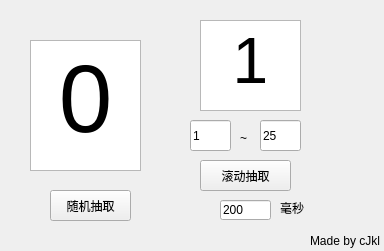
<?xml version="1.0" encoding="UTF-8"?>
<ui version="4.0">
 <class>MainWindow</class>
 <widget class="QMainWindow" name="MainWindow">
  <property name="geometry">
   <rect>
    <x>0</x>
    <y>0</y>
    <width>384</width>
    <height>251</height>
   </rect>
  </property>
  <property name="windowTitle">
   <string>学号抽取器</string>
  </property>
  <widget class="QWidget" name="centralwidget">
   <widget class="QTextBrowser" name="textBrowser">
    <property name="geometry">
     <rect>
      <x>30</x>
      <y>40</y>
      <width>111</width>
      <height>131</height>
     </rect>
    </property>
    <property name="html">
     <string>&lt;!DOCTYPE HTML PUBLIC &quot;-//W3C//DTD HTML 4.0//EN&quot; &quot;http://www.w3.org/TR/REC-html40/strict.dtd&quot;&gt;
&lt;html&gt;&lt;head&gt;&lt;meta name=&quot;qrichtext&quot; content=&quot;1&quot; /&gt;&lt;style type=&quot;text/css&quot;&gt;
p, li { white-space: pre-wrap; }
&lt;/style&gt;&lt;/head&gt;&lt;body style=&quot; font-family:'SimSun'; font-size:9pt; font-weight:400; font-style:normal;&quot;&gt;
&lt;p align=&quot;center&quot; style=&quot; margin-top:0px; margin-bottom:0px; margin-left:0px; margin-right:0px; -qt-block-indent:0; text-indent:0px;&quot;&gt;&lt;span style=&quot; font-size:72pt;&quot;&gt;0&lt;/span&gt;&lt;/p&gt;&lt;/body&gt;&lt;/html&gt;</string>
    </property>
   </widget>
   <widget class="QLineEdit" name="lineEdit">
    <property name="geometry">
     <rect>
      <x>220</x>
      <y>200</y>
      <width>51</width>
      <height>20</height>
     </rect>
    </property>
    <property name="text">
     <string>200</string>
    </property>
   </widget>
   <widget class="QLabel" name="label">
    <property name="geometry">
     <rect>
      <x>280</x>
      <y>200</y>
      <width>31</width>
      <height>16</height>
     </rect>
    </property>
    <property name="text">
     <string>毫秒</string>
    </property>
   </widget>
   <widget class="QPushButton" name="pushButton">
    <property name="geometry">
     <rect>
      <x>200</x>
      <y>160</y>
      <width>91</width>
      <height>31</height>
     </rect>
    </property>
    <property name="text">
     <string>滚动抽取</string>
    </property>
   </widget>
   <widget class="QPushButton" name="pushButton_2">
    <property name="geometry">
     <rect>
      <x>50</x>
      <y>190</y>
      <width>81</width>
      <height>31</height>
     </rect>
    </property>
    <property name="text">
     <string>随机抽取</string>
    </property>
   </widget>
   <widget class="QLabel" name="label_2">
    <property name="geometry">
     <rect>
      <x>310</x>
      <y>230</y>
      <width>71</width>
      <height>21</height>
     </rect>
    </property>
    <property name="text">
     <string>Made by cJkl</string>
    </property>
   </widget>
   <widget class="QLineEdit" name="lineEdit_2">
    <property name="geometry">
     <rect>
      <x>190</x>
      <y>120</y>
      <width>41</width>
      <height>31</height>
     </rect>
    </property>
    <property name="toolTip">
     <string>&lt;html&gt;&lt;head/&gt;&lt;body&gt;&lt;p&gt;5555&lt;/p&gt;&lt;/body&gt;&lt;/html&gt;</string>
    </property>
    <property name="text">
     <string>1</string>
    </property>
   </widget>
   <widget class="QLineEdit" name="lineEdit_3">
    <property name="geometry">
     <rect>
      <x>260</x>
      <y>120</y>
      <width>41</width>
      <height>31</height>
     </rect>
    </property>
    <property name="text">
     <string>25</string>
    </property>
   </widget>
   <widget class="QLabel" name="label_3">
    <property name="geometry">
     <rect>
      <x>240</x>
      <y>130</y>
      <width>16</width>
      <height>16</height>
     </rect>
    </property>
    <property name="text">
     <string>~</string>
    </property>
   </widget>
   <widget class="QTextBrowser" name="textBrowser_2">
    <property name="geometry">
     <rect>
      <x>200</x>
      <y>20</y>
      <width>101</width>
      <height>91</height>
     </rect>
    </property>
    <property name="html">
     <string>&lt;!DOCTYPE HTML PUBLIC &quot;-//W3C//DTD HTML 4.0//EN&quot; &quot;http://www.w3.org/TR/REC-html40/strict.dtd&quot;&gt;
&lt;html&gt;&lt;head&gt;&lt;meta name=&quot;qrichtext&quot; content=&quot;1&quot; /&gt;&lt;style type=&quot;text/css&quot;&gt;
p, li { white-space: pre-wrap; }
&lt;/style&gt;&lt;/head&gt;&lt;body style=&quot; font-family:'SimSun'; font-size:9pt; font-weight:400; font-style:normal;&quot;&gt;
&lt;p align=&quot;center&quot; style=&quot; margin-top:0px; margin-bottom:0px; margin-left:0px; margin-right:0px; -qt-block-indent:0; text-indent:0px;&quot;&gt;&lt;span style=&quot; font-size:48pt;&quot;&gt;1&lt;/span&gt;&lt;/p&gt;&lt;/body&gt;&lt;/html&gt;</string>
    </property>
   </widget>
  </widget>
 </widget>
 <resources/>
 <connections/>
</ui>
